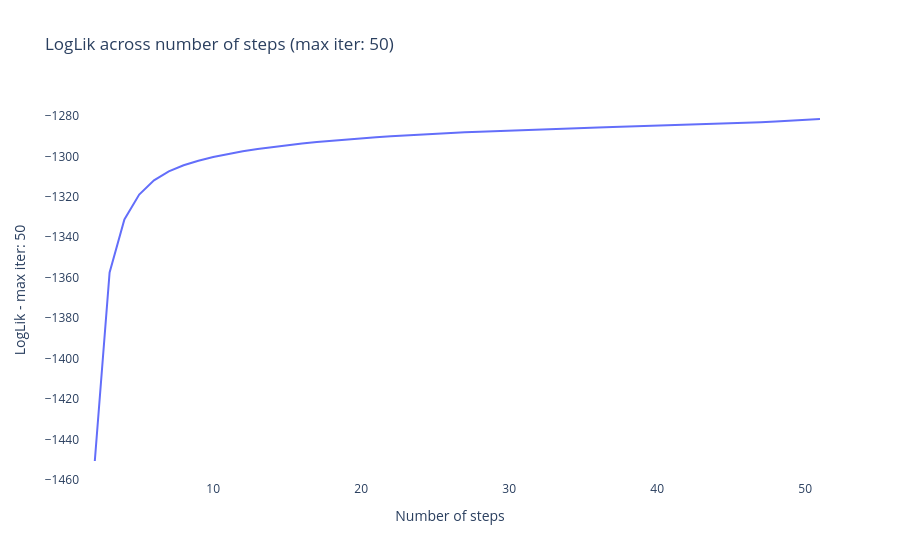
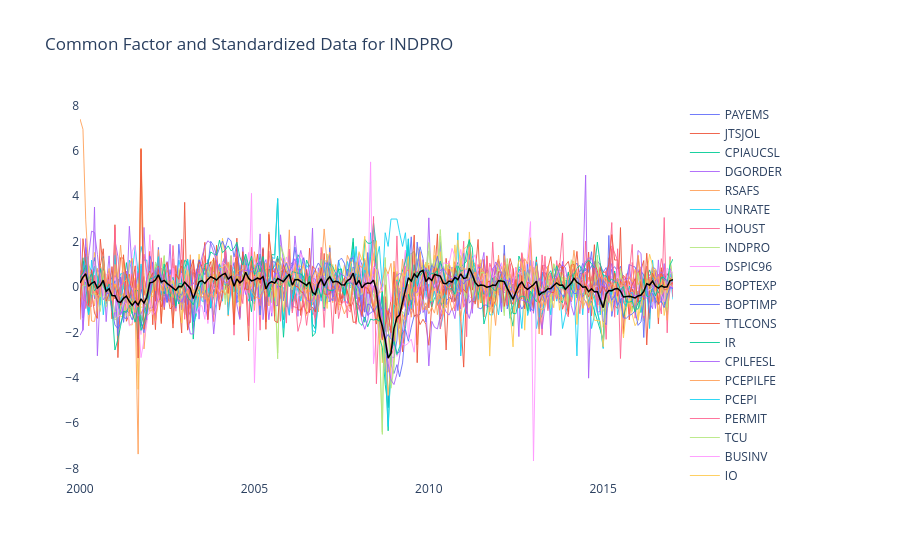
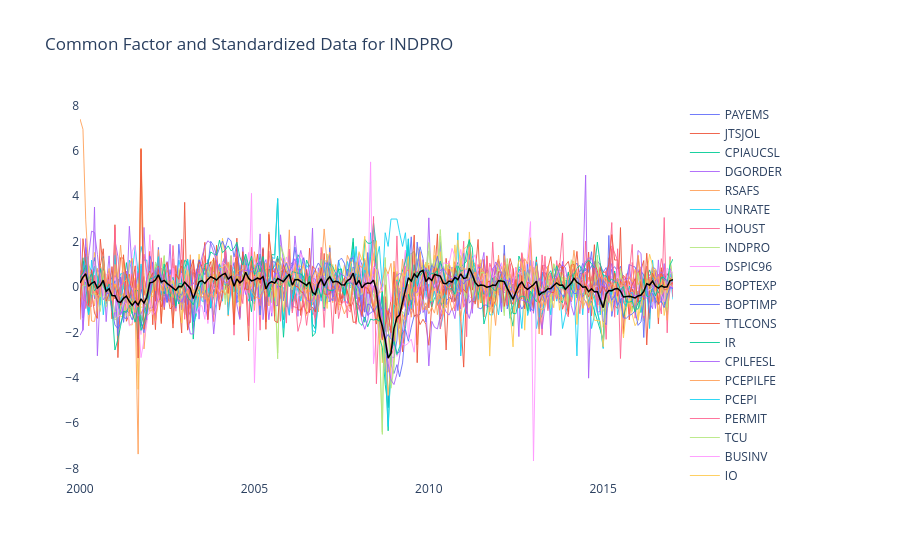

Notebook code cell kept with these figures, in order:
### Markdown cell above
### Log-Likelihood & Common Factors
Visualize the convergence of the EM Algorithm and map out the overall global unobserved common factor logic extracted from the Macro variables.

### Code cell
plot_loglik(ResObject, Time, show=SHOW)
plot_common(ResObject, Time, show=SHOW)

### Figure 1 — Plotly figure (JSON) as saved in the notebook; plotly's stock layout.template omitted (floating-point values rounded to 4 significant figures)
{"data": [{"mode": "lines", "name": "LogLik", "type": "scatter", "x": [1, 2, 3, 4, 5, 6, 7, 8, 9, 10, 11, 12, 13, 14, 15, 16, 17, 18, 19, 20, 21, 22, 23, 24, 25, 26, 27, 28, 29, 30, 31, 32, 33, 34, 35, 36, 37, 38, 39, 40, 41, 42, 43, 44, 45, 46, 47, 48, 49, 50, 51], "y": [null, -1451.0, -1357.0, -1331.0, -1319.0, -1312.0, -1307.0, -1304.0, -1302.0, -1300.0, -1299.0, -1297.0, -1296.0, -1295.0, -1294.0, -1294.0, -1293.0, -1292.0, -1292.0, -1291.0, -1290.0, -1290.0, -1290.0, -1289.0, -1289.0, -1288.0, -1288.0, -1288.0, -1287.0, -1287.0, -1287.0, -1287.0, -1286.0, -1286.0, -1286.0, -1286.0, -1285.0, -1285.0, -1285.0, -1285.0, -1285.0, -1284.0, -1284.0, -1284.0, -1284.0, -1283.0, -1283.0, -1283.0, -1282.0, -1282.0, -1281.0]}], "layout": {"plot_bgcolor": "rgba(0, 0, 0, 0)", "showlegend": false, "title": {"text": "LogLik across number of steps (max iter: 50)"}, "xaxis": {"title": {"text": "Number of steps"}}, "yaxis": {"title": {"text": "LogLik - max iter: 50"}}}}

### Figure 2 — Plotly figure (JSON) as saved in the notebook; plotly's stock layout.template omitted (floating-point values rounded to 4 significant figures; data arrays with more than 128 entries replaced by an {"elided": "..."} marker saying what was removed)
{"data": [{"line": {"width": 0.9}, "mode": "lines", "name": "PAYEMS", "type": "scatter", "x": {"elided": "205 str values"}, "y": {"elided": "205 float values"}}, {"line": {"width": 0.9}, "mode": "lines", "name": "JTSJOL", "type": "scatter", "x": {"elided": "205 str values"}, "y": {"elided": "205 float values"}}, {"line": {"width": 0.9}, "mode": "lines", "name": "CPIAUCSL", "type": "scatter", "x": {"elided": "205 str values"}, "y": {"elided": "205 float values"}}, {"line": {"width": 0.9}, "mode": "lines", "name": "DGORDER", "type": "scatter", "x": {"elided": "205 str values"}, "y": {"elided": "205 float values"}}, {"line": {"width": 0.9}, "mode": "lines", "name": "RSAFS", "type": "scatter", "x": {"elided": "205 str values"}, "y": {"elided": "205 float values"}}, {"line": {"width": 0.9}, "mode": "lines", "name": "UNRATE", "type": "scatter", "x": {"elided": "205 str values"}, "y": {"elided": "205 float values"}}, {"line": {"width": 0.9}, "mode": "lines", "name": "HOUST", "type": "scatter", "x": {"elided": "205 str values"}, "y": {"elided": "205 float values"}}, {"line": {"width": 0.9}, "mode": "lines", "name": "INDPRO", "type": "scatter", "x": {"elided": "205 str values"}, "y": {"elided": "205 float values"}}, {"line": {"width": 0.9}, "mode": "lines", "name": "DSPIC96", "type": "scatter", "x": {"elided": "205 str values"}, "y": {"elided": "205 float values"}}, {"line": {"width": 0.9}, "mode": "lines", "name": "BOPTEXP", "type": "scatter", "x": {"elided": "205 str values"}, "y": {"elided": "205 float values"}}, {"line": {"width": 0.9}, "mode": "lines", "name": "BOPTIMP", "type": "scatter", "x": {"elided": "205 str values"}, "y": {"elided": "205 float values"}}, {"line": {"width": 0.9}, "mode": "lines", "name": "TTLCONS", "type": "scatter", "x": {"elided": "205 str values"}, "y": {"elided": "205 float values"}}, {"line": {"width": 0.9}, "mode": "lines", "name": "IR", "type": "scatter", "x": {"elided": "205 str values"}, "y": {"elided": "205 float values"}}, {"line": {"width": 0.9}, "mode": "lines", "name": "CPILFESL", "type": "scatter", "x": {"elided": "205 str values"}, "y": {"elided": "205 float values"}}, {"line": {"width": 0.9}, "mode": "lines", "name": "PCEPILFE", "type": "scatter", "x": {"elided": "205 str values"}, "y": {"elided": "205 float values"}}, {"line": {"width": 0.9}, "mode": "lines", "name": "PCEPI", "type": "scatter", "x": {"elided": "205 str values"}, "y": {"elided": "205 float values"}}, {"line": {"width": 0.9}, "mode": "lines", "name": "PERMIT", "type": "scatter", "x": {"elided": "205 str values"}, "y": {"elided": "205 float values"}}, {"line": {"width": 0.9}, "mode": "lines", "name": "TCU", "type": "scatter", "x": {"elided": "205 str values"}, "y": {"elided": "205 float values"}}, {"line": {"width": 0.9}, "mode": "lines", "name": "BUSINV", "type": "scatter", "x": {"elided": "205 str values"}, "y": {"elided": "205 float values"}}, {"line": {"width": 0.9}, "mode": "lines", "name": "IQ", "type": "scatter", "x": {"elided": "205 str values"}, "y": {"elided": "205 float values"}}, {"line": {"width": 0.9}, "mode": "lines", "name": "GACDISA066MSFRBNY", "type": "scatter", "x": {"elided": "205 str values"}, "y": {"elided": "205 float values"}}, {"line": {"width": 0.9}, "mode": "lines", "name": "PCEC96", "type": "scatter", "x": {"elided": "205 str values"}, "y": {"elided": "205 float values"}}, {"line": {"width": 0.9}, "mode": "lines", "name": "GACDFSA066MSFRBPHI", "type": "scatter", "x": {"elided": "205 str values"}, "y": {"elided": "205 float values"}}, {"line": {"width": 0.9}, "mode": "lines", "name": "GDPC1", "type": "scatter", "x": {"elided": "205 str values"}, "y": {"elided": "205 float values"}}, {"line": {"width": 0.9}, "mode": "lines", "name": "ULCNFB", "type": "scatter", "x": {"elided": "205 str values"}, "y": {"elided": "205 float values"}}, {"line": {"color": "black", "width": 1.5}, "mode": "lines", "name": "Common Factor for INDPRO", "type": "scatter", "x": {"elided": "205 str values"}, "y": {"elided": "205 float values"}}], "layout": {"plot_bgcolor": "rgba(0, 0, 0, 0)", "title": {"text": "Common Factor and Standardized Data for INDPRO"}}}

### Figure 3 — Plotly figure (JSON) as saved in the notebook; plotly's stock layout.template omitted (floating-point values rounded to 4 significant figures; data arrays with more than 128 entries replaced by an {"elided": "..."} marker saying what was removed)
{"data": [{"line": {"width": 0.9}, "mode": "lines", "name": "PAYEMS", "type": "scatter", "x": {"elided": "205 str values"}, "y": {"elided": "205 float values"}}, {"line": {"width": 0.9}, "mode": "lines", "name": "JTSJOL", "type": "scatter", "x": {"elided": "205 str values"}, "y": {"elided": "205 float values"}}, {"line": {"width": 0.9}, "mode": "lines", "name": "CPIAUCSL", "type": "scatter", "x": {"elided": "205 str values"}, "y": {"elided": "205 float values"}}, {"line": {"width": 0.9}, "mode": "lines", "name": "DGORDER", "type": "scatter", "x": {"elided": "205 str values"}, "y": {"elided": "205 float values"}}, {"line": {"width": 0.9}, "mode": "lines", "name": "RSAFS", "type": "scatter", "x": {"elided": "205 str values"}, "y": {"elided": "205 float values"}}, {"line": {"width": 0.9}, "mode": "lines", "name": "UNRATE", "type": "scatter", "x": {"elided": "205 str values"}, "y": {"elided": "205 float values"}}, {"line": {"width": 0.9}, "mode": "lines", "name": "HOUST", "type": "scatter", "x": {"elided": "205 str values"}, "y": {"elided": "205 float values"}}, {"line": {"width": 0.9}, "mode": "lines", "name": "INDPRO", "type": "scatter", "x": {"elided": "205 str values"}, "y": {"elided": "205 float values"}}, {"line": {"width": 0.9}, "mode": "lines", "name": "DSPIC96", "type": "scatter", "x": {"elided": "205 str values"}, "y": {"elided": "205 float values"}}, {"line": {"width": 0.9}, "mode": "lines", "name": "BOPTEXP", "type": "scatter", "x": {"elided": "205 str values"}, "y": {"elided": "205 float values"}}, {"line": {"width": 0.9}, "mode": "lines", "name": "BOPTIMP", "type": "scatter", "x": {"elided": "205 str values"}, "y": {"elided": "205 float values"}}, {"line": {"width": 0.9}, "mode": "lines", "name": "TTLCONS", "type": "scatter", "x": {"elided": "205 str values"}, "y": {"elided": "205 float values"}}, {"line": {"width": 0.9}, "mode": "lines", "name": "IR", "type": "scatter", "x": {"elided": "205 str values"}, "y": {"elided": "205 float values"}}, {"line": {"width": 0.9}, "mode": "lines", "name": "CPILFESL", "type": "scatter", "x": {"elided": "205 str values"}, "y": {"elided": "205 float values"}}, {"line": {"width": 0.9}, "mode": "lines", "name": "PCEPILFE", "type": "scatter", "x": {"elided": "205 str values"}, "y": {"elided": "205 float values"}}, {"line": {"width": 0.9}, "mode": "lines", "name": "PCEPI", "type": "scatter", "x": {"elided": "205 str values"}, "y": {"elided": "205 float values"}}, {"line": {"width": 0.9}, "mode": "lines", "name": "PERMIT", "type": "scatter", "x": {"elided": "205 str values"}, "y": {"elided": "205 float values"}}, {"line": {"width": 0.9}, "mode": "lines", "name": "TCU", "type": "scatter", "x": {"elided": "205 str values"}, "y": {"elided": "205 float values"}}, {"line": {"width": 0.9}, "mode": "lines", "name": "BUSINV", "type": "scatter", "x": {"elided": "205 str values"}, "y": {"elided": "205 float values"}}, {"line": {"width": 0.9}, "mode": "lines", "name": "IQ", "type": "scatter", "x": {"elided": "205 str values"}, "y": {"elided": "205 float values"}}, {"line": {"width": 0.9}, "mode": "lines", "name": "GACDISA066MSFRBNY", "type": "scatter", "x": {"elided": "205 str values"}, "y": {"elided": "205 float values"}}, {"line": {"width": 0.9}, "mode": "lines", "name": "PCEC96", "type": "scatter", "x": {"elided": "205 str values"}, "y": {"elided": "205 float values"}}, {"line": {"width": 0.9}, "mode": "lines", "name": "GACDFSA066MSFRBPHI", "type": "scatter", "x": {"elided": "205 str values"}, "y": {"elided": "205 float values"}}, {"line": {"width": 0.9}, "mode": "lines", "name": "GDPC1", "type": "scatter", "x": {"elided": "205 str values"}, "y": {"elided": "205 float values"}}, {"line": {"width": 0.9}, "mode": "lines", "name": "ULCNFB", "type": "scatter", "x": {"elided": "205 str values"}, "y": {"elided": "205 float values"}}, {"line": {"color": "black", "width": 1.5}, "mode": "lines", "name": "Common Factor for INDPRO", "type": "scatter", "x": {"elided": "205 str values"}, "y": {"elided": "205 float values"}}], "layout": {"plot_bgcolor": "rgba(0, 0, 0, 0)", "title": {"text": "Common Factor and Standardized Data for INDPRO"}}}
